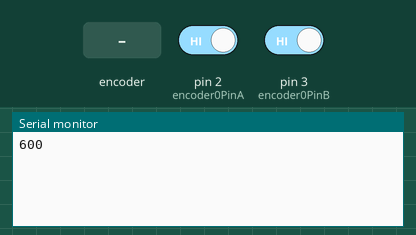
The sketch below on a simulated Arduino Uno, built with avr-gcc and run on an emulated ATmega328P. Parts: the last lines printed to the serial monitor. The inputs (shaded band) are chosen by the test bench; at power-on: pin 2 (encoder0PinA) HIGH, pin 3 (encoder0PinB) HIGH.

Above: at 1.2 s.
1.3 s: rotary encoder on pin 2 (encoder0PinA) / pin 3 (encoder0PinB) turned 1 step (first pin leading)
At 2.6 s:
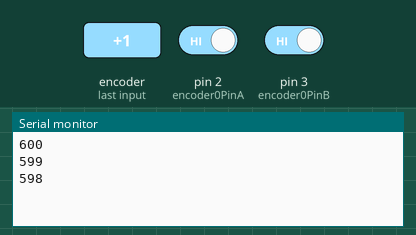
3.0 s: rotary encoder on pin 2 (encoder0PinA) / pin 3 (encoder0PinB) turned 1 step (first pin leading)
At 4.0 s:
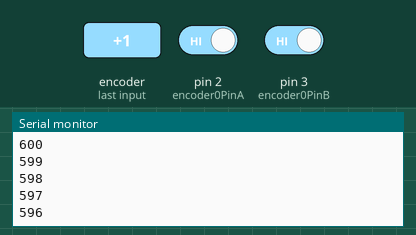
Timing chart, 0 to 6.0 s (numbered marks = the images above; inputs shaded):
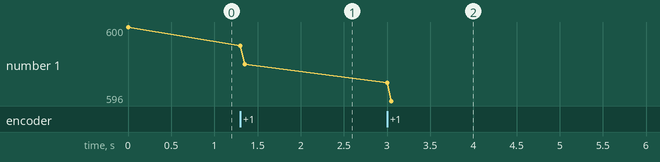

Measured:
- after the input at 1.3 s, the serial monitor: prints a new line at once (image 1)
- after the input at 3.0 s, the serial monitor: prints a new line at once (image 2)
- plotted number 1: 600 → 598 after the input at 1.3 s, 598 → 596 after the input at 3.0 s

The sketch:

thanks_plants_rotating_chair.ino
```cpp
// Rotating Chair Encoder - Thanks Plants / Houseplant hideaway installation
// 2021 francesco.anselmo@gmail.com

#define encoder0PinA  2
#define encoder0PinB  3

const long MAX_POS = 1200;
volatile unsigned long encoder0Pos = MAX_POS/2;

void setup() {
  pinMode(encoder0PinA, INPUT);
  digitalWrite(encoder0PinA, HIGH);       // turn on pull-up resistor
  pinMode(encoder0PinB, INPUT);
  digitalWrite(encoder0PinB, HIGH);       // turn on pull-up resistor

  attachInterrupt(0, doEncoder, CHANGE);  // encoder pin on interrupt 0 - pin 2
  Serial.begin (115200);
  Serial.println(encoder0Pos);
}

void loop() {
  // No need to do anything here - the joy of interrupts is that they take care of themselves
}

void doEncoder() {
  /* If pinA and pinB are both high or both low, it is spinning
     forward. If they're different, it's going backward.
  */
  if (digitalRead(encoder0PinA) == digitalRead(encoder0PinB)) {
    encoder0Pos++;
     if (encoder0Pos>=MAX_POS) encoder0Pos=0;
  } else {
    encoder0Pos--;
     if (encoder0Pos<=0) encoder0Pos=MAX_POS;
  }

  // Serial.println (encoder0Pos);
  Serial.println (encoder0Pos%MAX_POS, DEC);
}
```
